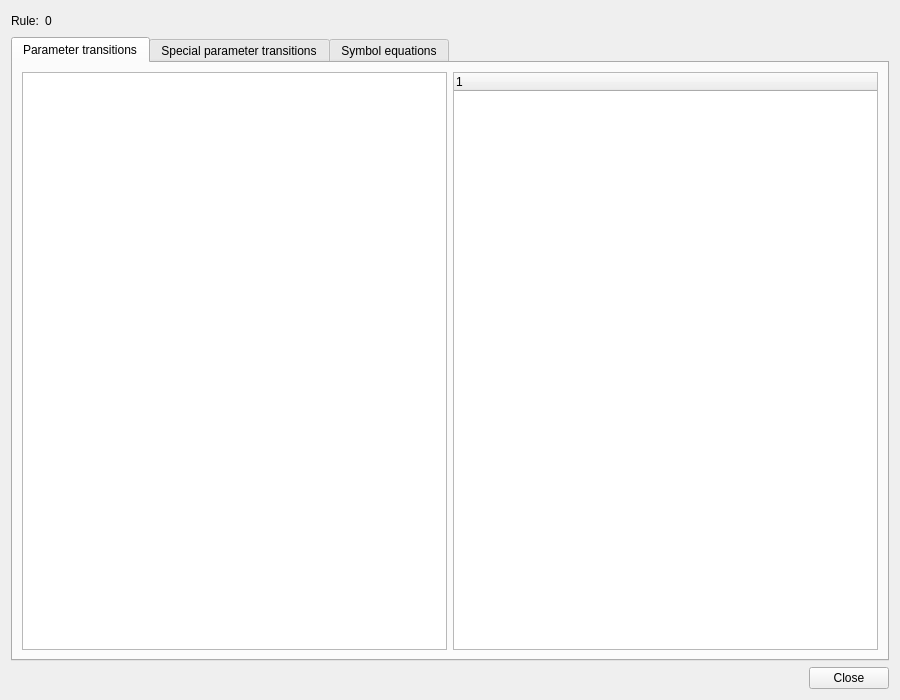
<?xml version="1.0" encoding="UTF-8"?>
<ui version="4.0">
 <class>RuleEditorWindow</class>
 <widget class="QWidget" name="RuleEditorWindow">
  <property name="geometry">
   <rect>
    <x>0</x>
    <y>0</y>
    <width>900</width>
    <height>700</height>
   </rect>
  </property>
  <property name="windowTitle">
   <string>Rule editor</string>
  </property>
  <layout class="QVBoxLayout" name="verticalLayout">
   <item>
    <widget class="QWidget" name="widget" native="true">
     <layout class="QHBoxLayout" name="horizontalLayout">
      <property name="margin">
       <number>0</number>
      </property>
      <item>
       <widget class="QLabel" name="label">
        <property name="text">
         <string>Rule:</string>
        </property>
       </widget>
      </item>
      <item>
       <widget class="QLabel" name="ruleNumberLabel">
        <property name="text">
         <string>0</string>
        </property>
       </widget>
      </item>
      <item>
       <spacer name="horizontalSpacer_2">
        <property name="orientation">
         <enum>Qt::Horizontal</enum>
        </property>
        <property name="sizeHint" stdset="0">
         <size>
          <width>40</width>
          <height>20</height>
         </size>
        </property>
       </spacer>
      </item>
     </layout>
    </widget>
   </item>
   <item>
    <widget class="QTabWidget" name="tabWidget">
     <property name="currentIndex">
      <number>0</number>
     </property>
     <widget class="QWidget" name="tab">
      <attribute name="title">
       <string>Parameter transitions</string>
      </attribute>
      <layout class="QHBoxLayout" name="horizontalLayout_5">
       <item>
        <widget class="QTableWidget" name="ruleTransitionsTable">
         <property name="alternatingRowColors">
          <bool>true</bool>
         </property>
         <property name="selectionMode">
          <enum>QAbstractItemView::SingleSelection</enum>
         </property>
         <property name="selectionBehavior">
          <enum>QAbstractItemView::SelectRows</enum>
         </property>
        </widget>
       </item>
       <item>
        <widget class="QTreeWidget" name="transitionsTree">
         <property name="alternatingRowColors">
          <bool>true</bool>
         </property>
         <column>
          <property name="text">
           <string notr="true">1</string>
          </property>
         </column>
        </widget>
       </item>
      </layout>
     </widget>
     <widget class="QWidget" name="tab_3">
      <attribute name="title">
       <string>Special parameter transitions</string>
      </attribute>
      <layout class="QHBoxLayout" name="horizontalLayout_4">
       <item>
        <widget class="QWidget" name="widget_3" native="true">
         <layout class="QVBoxLayout" name="verticalLayout_2">
          <property name="margin">
           <number>0</number>
          </property>
          <item>
           <widget class="QTableWidget" name="ruleSpecialTransitionsTable">
            <property name="alternatingRowColors">
             <bool>true</bool>
            </property>
            <property name="selectionMode">
             <enum>QAbstractItemView::SingleSelection</enum>
            </property>
            <property name="selectionBehavior">
             <enum>QAbstractItemView::SelectRows</enum>
            </property>
           </widget>
          </item>
          <item>
           <widget class="QWidget" name="widget_4" native="true">
            <layout class="QHBoxLayout" name="horizontalLayout_6">
             <property name="margin">
              <number>0</number>
             </property>
             <item>
              <spacer name="horizontalSpacer_3">
               <property name="orientation">
                <enum>Qt::Horizontal</enum>
               </property>
               <property name="sizeHint" stdset="0">
                <size>
                 <width>40</width>
                 <height>20</height>
                </size>
               </property>
              </spacer>
             </item>
             <item>
              <widget class="QPushButton" name="clearSpecialTransitionButton">
               <property name="text">
                <string>Clear</string>
               </property>
              </widget>
             </item>
            </layout>
           </widget>
          </item>
         </layout>
        </widget>
       </item>
       <item>
        <widget class="QTreeWidget" name="specialTransitionsTree">
         <property name="alternatingRowColors">
          <bool>true</bool>
         </property>
         <column>
          <property name="text">
           <string notr="true">1</string>
          </property>
         </column>
        </widget>
       </item>
      </layout>
     </widget>
     <widget class="QWidget" name="tab_2">
      <attribute name="title">
       <string>Symbol equations</string>
      </attribute>
      <layout class="QHBoxLayout" name="horizontalLayout_3">
       <item>
        <widget class="QWidget" name="widget_5" native="true">
         <layout class="QVBoxLayout" name="verticalLayout_3">
          <property name="margin">
           <number>0</number>
          </property>
          <item>
           <widget class="QTableWidget" name="ruleSymbolEquationsTable">
            <property name="alternatingRowColors">
             <bool>true</bool>
            </property>
            <property name="selectionMode">
             <enum>QAbstractItemView::SingleSelection</enum>
            </property>
            <property name="selectionBehavior">
             <enum>QAbstractItemView::SelectRows</enum>
            </property>
           </widget>
          </item>
          <item>
           <widget class="QWidget" name="widget_6" native="true">
            <layout class="QHBoxLayout" name="horizontalLayout_7">
             <property name="margin">
              <number>0</number>
             </property>
             <item>
              <spacer name="horizontalSpacer_4">
               <property name="orientation">
                <enum>Qt::Horizontal</enum>
               </property>
               <property name="sizeHint" stdset="0">
                <size>
                 <width>40</width>
                 <height>20</height>
                </size>
               </property>
              </spacer>
             </item>
             <item>
              <widget class="QPushButton" name="clearEquationButton">
               <property name="text">
                <string>Clear</string>
               </property>
              </widget>
             </item>
            </layout>
           </widget>
          </item>
         </layout>
        </widget>
       </item>
       <item>
        <widget class="QTreeWidget" name="equationsTree">
         <property name="alternatingRowColors">
          <bool>true</bool>
         </property>
         <column>
          <property name="text">
           <string notr="true">1</string>
          </property>
         </column>
        </widget>
       </item>
      </layout>
     </widget>
    </widget>
   </item>
   <item>
    <widget class="QWidget" name="widget_2" native="true">
     <layout class="QHBoxLayout" name="horizontalLayout_2">
      <property name="margin">
       <number>0</number>
      </property>
      <item>
       <spacer name="horizontalSpacer">
        <property name="orientation">
         <enum>Qt::Horizontal</enum>
        </property>
        <property name="sizeHint" stdset="0">
         <size>
          <width>40</width>
          <height>20</height>
         </size>
        </property>
       </spacer>
      </item>
      <item>
       <widget class="QPushButton" name="closeButton">
        <property name="text">
         <string>Close</string>
        </property>
       </widget>
      </item>
     </layout>
    </widget>
   </item>
  </layout>
 </widget>
 <resources/>
 <connections/>
</ui>
